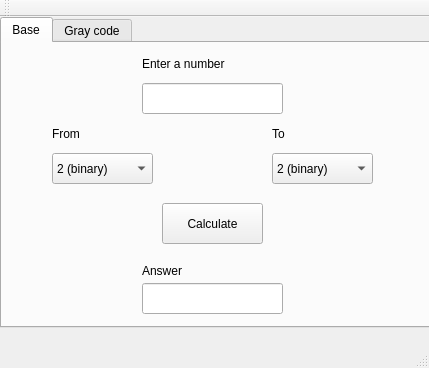
<?xml version="1.0" encoding="UTF-8"?>
<ui version="4.0">
 <class>MainWindow</class>
 <widget class="QMainWindow" name="MainWindow">
  <property name="enabled">
   <bool>true</bool>
  </property>
  <property name="geometry">
   <rect>
    <x>0</x>
    <y>0</y>
    <width>429</width>
    <height>368</height>
   </rect>
  </property>
  <property name="sizePolicy">
   <sizepolicy hsizetype="Preferred" vsizetype="Preferred">
    <horstretch>0</horstretch>
    <verstretch>0</verstretch>
   </sizepolicy>
  </property>
  <property name="minimumSize">
   <size>
    <width>429</width>
    <height>368</height>
   </size>
  </property>
  <property name="maximumSize">
   <size>
    <width>429</width>
    <height>368</height>
   </size>
  </property>
  <property name="windowTitle">
   <string>Number Base Converter</string>
  </property>
  <widget class="QWidget" name="centralWidget">
   <widget class="QTabWidget" name="tabWidget">
    <property name="geometry">
     <rect>
      <x>0</x>
      <y>0</y>
      <width>431</width>
      <height>311</height>
     </rect>
    </property>
    <property name="currentIndex">
     <number>0</number>
    </property>
    <widget class="QWidget" name="tab">
     <attribute name="title">
      <string>Base</string>
     </attribute>
     <widget class="QComboBox" name="to">
      <property name="geometry">
       <rect>
        <x>270</x>
        <y>110</y>
        <width>101</width>
        <height>31</height>
       </rect>
      </property>
      <item>
       <property name="text">
        <string>2 (binary)</string>
       </property>
      </item>
      <item>
       <property name="text">
        <string>8 (octal)</string>
       </property>
      </item>
      <item>
       <property name="text">
        <string>10 (decimal)</string>
       </property>
      </item>
      <item>
       <property name="text">
        <string>16 (hexadecimal)</string>
       </property>
      </item>
     </widget>
     <widget class="QComboBox" name="from">
      <property name="geometry">
       <rect>
        <x>50</x>
        <y>110</y>
        <width>101</width>
        <height>31</height>
       </rect>
      </property>
      <item>
       <property name="text">
        <string>2 (binary)</string>
       </property>
      </item>
      <item>
       <property name="text">
        <string>8 (octal)</string>
       </property>
      </item>
      <item>
       <property name="text">
        <string>10 (decimal)</string>
       </property>
      </item>
      <item>
       <property name="text">
        <string>16 (hexadecimal)</string>
       </property>
      </item>
     </widget>
     <widget class="QPushButton" name="pushButton">
      <property name="geometry">
       <rect>
        <x>160</x>
        <y>160</y>
        <width>101</width>
        <height>41</height>
       </rect>
      </property>
      <property name="text">
       <string>Calculate</string>
      </property>
      <property name="autoDefault">
       <bool>false</bool>
      </property>
      <property name="default">
       <bool>false</bool>
      </property>
     </widget>
     <widget class="QLineEdit" name="answerbox">
      <property name="geometry">
       <rect>
        <x>140</x>
        <y>240</y>
        <width>141</width>
        <height>31</height>
       </rect>
      </property>
     </widget>
     <widget class="QLabel" name="label_3">
      <property name="geometry">
       <rect>
        <x>140</x>
        <y>220</y>
        <width>51</width>
        <height>16</height>
       </rect>
      </property>
      <property name="text">
       <string>Answer</string>
      </property>
     </widget>
     <widget class="QLabel" name="label_4">
      <property name="geometry">
       <rect>
        <x>270</x>
        <y>80</y>
        <width>91</width>
        <height>21</height>
       </rect>
      </property>
      <property name="text">
       <string>To</string>
      </property>
     </widget>
     <widget class="QLineEdit" name="inputbox">
      <property name="geometry">
       <rect>
        <x>140</x>
        <y>40</y>
        <width>141</width>
        <height>31</height>
       </rect>
      </property>
     </widget>
     <widget class="QLabel" name="label">
      <property name="geometry">
       <rect>
        <x>140</x>
        <y>10</y>
        <width>111</width>
        <height>21</height>
       </rect>
      </property>
      <property name="text">
       <string>Enter a number</string>
      </property>
     </widget>
     <widget class="QLabel" name="label_2">
      <property name="geometry">
       <rect>
        <x>50</x>
        <y>80</y>
        <width>91</width>
        <height>21</height>
       </rect>
      </property>
      <property name="text">
       <string>From</string>
      </property>
     </widget>
    </widget>
    <widget class="QWidget" name="tab_2">
     <attribute name="title">
      <string>Gray code</string>
     </attribute>
     <widget class="QLineEdit" name="lineEdit">
      <property name="geometry">
       <rect>
        <x>10</x>
        <y>30</y>
        <width>101</width>
        <height>31</height>
       </rect>
      </property>
     </widget>
     <widget class="QLabel" name="label_5">
      <property name="geometry">
       <rect>
        <x>10</x>
        <y>10</y>
        <width>111</width>
        <height>16</height>
       </rect>
      </property>
      <property name="text">
       <string>How many bits?</string>
      </property>
     </widget>
     <widget class="QPushButton" name="pushButton_2">
      <property name="geometry">
       <rect>
        <x>160</x>
        <y>80</y>
        <width>91</width>
        <height>41</height>
       </rect>
      </property>
      <property name="text">
       <string>Calculate</string>
      </property>
     </widget>
     <widget class="QComboBox" name="comboBox">
      <property name="geometry">
       <rect>
        <x>300</x>
        <y>30</y>
        <width>101</width>
        <height>31</height>
       </rect>
      </property>
      <item>
       <property name="text">
        <string>To Gray </string>
       </property>
      </item>
      <item>
       <property name="text">
        <string>To Decimal</string>
       </property>
      </item>
     </widget>
     <widget class="QLineEdit" name="lineEdit_2">
      <property name="geometry">
       <rect>
        <x>130</x>
        <y>30</y>
        <width>151</width>
        <height>31</height>
       </rect>
      </property>
     </widget>
     <widget class="QLineEdit" name="lineEdit_3">
      <property name="geometry">
       <rect>
        <x>130</x>
        <y>160</y>
        <width>161</width>
        <height>31</height>
       </rect>
      </property>
     </widget>
     <widget class="QLabel" name="label_6">
      <property name="geometry">
       <rect>
        <x>130</x>
        <y>10</y>
        <width>121</width>
        <height>16</height>
       </rect>
      </property>
      <property name="text">
       <string>Enter a number</string>
      </property>
     </widget>
     <widget class="QLabel" name="label_7">
      <property name="geometry">
       <rect>
        <x>290</x>
        <y>10</y>
        <width>141</width>
        <height>16</height>
       </rect>
      </property>
      <property name="text">
       <string>Choose conversion</string>
      </property>
     </widget>
     <widget class="QLabel" name="label_8">
      <property name="geometry">
       <rect>
        <x>130</x>
        <y>140</y>
        <width>51</width>
        <height>16</height>
       </rect>
      </property>
      <property name="text">
       <string>Answer</string>
      </property>
     </widget>
    </widget>
   </widget>
  </widget>
  <widget class="QMenuBar" name="menuBar">
   <property name="geometry">
    <rect>
     <x>0</x>
     <y>0</y>
     <width>429</width>
     <height>22</height>
    </rect>
   </property>
  </widget>
  <widget class="QToolBar" name="mainToolBar">
   <attribute name="toolBarArea">
    <enum>TopToolBarArea</enum>
   </attribute>
   <attribute name="toolBarBreak">
    <bool>false</bool>
   </attribute>
  </widget>
  <widget class="QStatusBar" name="statusBar"/>
 </widget>
 <layoutdefault spacing="6" margin="11"/>
 <resources/>
 <connections/>
</ui>
